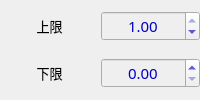
              <widget class="QWidget" name="page">
               <layout class="QGridLayout" name="gridLayout_8">
                <property name="leftMargin">
                 <number>0</number>
                </property>
                <property name="topMargin">
                 <number>0</number>
                </property>
                <property name="rightMargin">
                 <number>0</number>
                </property>
                <property name="bottomMargin">
                 <number>0</number>
                </property>
                <item row="0" column="0">
                 <layout class="QHBoxLayout" name="horizontalLayout_9">
                  <property name="spacing">
                   <number>2</number>
                  </property>
                  <item>
                   <widget class="QLabel" name="label_21">
                    <property name="sizePolicy">
                     <sizepolicy hsizetype="Preferred" vsizetype="Fixed">
                      <horstretch>0</horstretch>
                      <verstretch>0</verstretch>
                     </sizepolicy>
                    </property>
                    <property name="minimumSize">
                     <size>
                      <width>0</width>
                      <height>30</height>
                     </size>
                    </property>
                    <property name="font">
                     <font>
                      <family>微软雅黑</family>
                      <pointsize>10</pointsize>
                     </font>
                    </property>
                    <property name="text">
                     <string>上限</string>
                    </property>
                    <property name="alignment">
                     <set>Qt::AlignCenter</set>
                    </property>
                   </widget>
                  </item>
                  <item>
                   <widget class="QDoubleSpinBox" name="spinUpLimit">
                    <property name="minimumSize">
                     <size>
                      <width>0</width>
                      <height>30</height>
                     </size>
                    </property>
                    <property name="font">
                     <font>
                      <family>微软雅黑</family>
                      <pointsize>11</pointsize>
                     </font>
                    </property>
                    <property name="styleSheet">
                     <string notr="true">QWidget{
	color: rgb(0, 0, 200);
	background-color: rgb(239, 239, 239);
}
QDoubleSpinBox::up-button{
	border:transparent;
}
QDoubleSpinBox::down-button{
	border:transparent;
}
QDoubleSpinBox::up-arrow{
	image:url(:/QtApplication/Bitmaps/up.png);
}
QDoubleSpinBox::down-arrow{
	image:url(:/QtApplication/Bitmaps/down.png);
}</string>
                    </property>
                    <property name="alignment">
                     <set>Qt::AlignCenter</set>
                    </property>
                    <property name="maximum">
                     <double>1.000000000000000</double>
                    </property>
                    <property name="value">
                     <double>1.000000000000000</double>
                    </property>
                   </widget>
                  </item>
                 </layout>
                </item>
                <item row="1" column="0">
                 <layout class="QHBoxLayout" name="horizontalLayout_11">
                  <property name="spacing">
                   <number>2</number>
                  </property>
                  <item>
                   <widget class="QLabel" name="label_22">
                    <property name="sizePolicy">
                     <sizepolicy hsizetype="Preferred" vsizetype="Fixed">
                      <horstretch>0</horstretch>
                      <verstretch>0</verstretch>
                     </sizepolicy>
                    </property>
                    <property name="minimumSize">
                     <size>
                      <width>0</width>
                      <height>30</height>
                     </size>
                    </property>
                    <property name="font">
                     <font>
                      <family>微软雅黑</family>
                      <pointsize>10</pointsize>
                     </font>
                    </property>
                    <property name="text">
                     <string>下限</string>
                    </property>
                    <property name="alignment">
                     <set>Qt::AlignCenter</set>
                    </property>
                   </widget>
                  </item>
                  <item>
                   <widget class="QDoubleSpinBox" name="spinDownLimit">
                    <property name="minimumSize">
                     <size>
                      <width>0</width>
                      <height>30</height>
                     </size>
                    </property>
                    <property name="font">
                     <font>
                      <family>微软雅黑</family>
                      <pointsize>11</pointsize>
                     </font>
                    </property>
                    <property name="styleSheet">
                     <string notr="true">QWidget{
	color: rgb(0, 0, 200);
	background-color: rgb(239, 239, 239);
}
QDoubleSpinBox::up-button{
	border:transparent;
}
QDoubleSpinBox::down-button{
	border:transparent;
}
QDoubleSpinBox::up-arrow{
	image:url(:/QtApplication/Bitmaps/up.png);
}
QDoubleSpinBox::down-arrow{
	image:url(:/QtApplication/Bitmaps/down.png);
}</string>
                    </property>
                    <property name="alignment">
                     <set>Qt::AlignCenter</set>
                    </property>
                   </widget>
                  </item>
                 </layout>
                </item>
               </layout>
              </widget>
